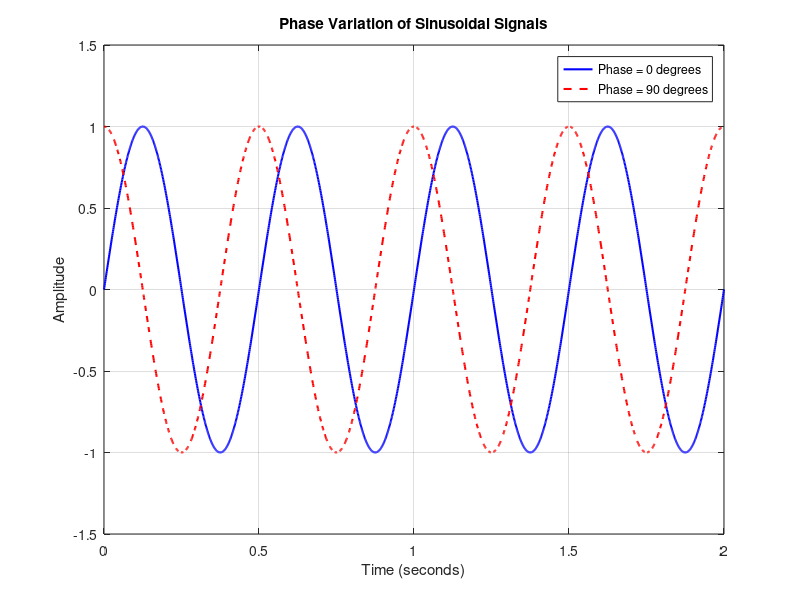

Recreate this plot in MATLAB.
clc;
clear;
close all;

% PROJECT 01 - EXPERIMENT 04: PHASE VARIATION

% 1. Define signal parameters
A = 1;                  % Amplitude
f = 2;                  % Frequency in Hz
Fs = 1000;              % Sampling frequency in Hz
T = 1/Fs;               % Sampling period
t = 0:T:2;              % Time vector (2 seconds)

% 2. Define different phase angles
phi1 = 0;               % Phase = 0 radians
phi2 = pi/2;             % Phase = 90 degrees

% 3. Generate sinusoidal signals
x1 = A*sin(2*pi*f*t + phi1);
x2 = A*sin(2*pi*f*t + phi2);

% 4. Plot both signals
figure;

plot(t, x1, 'b', 'LineWidth', 1.5);
hold on;

plot(t, x2, 'r--', 'LineWidth', 1.5);

% 5. Format the graph
grid on;
xlabel('Time (seconds)');
ylabel('Amplitude');
title('Phase Variation of Sinusoidal Signals');

legend('Phase = 0 degrees', 'Phase = 90 degrees');

% 6. Set axis limits
xlim([0 2]);
ylim([-1.5 1.5]);

% 7. Display signal information
fprintf('PHASE VARIATION EXPERIMENT\n');
fprintf('Amplitude: %g\n', A);
fprintf('Frequency: %g Hz\n', f);
fprintf('Signal 1 Phase: 0 degrees\n');
fprintf('Signal 2 Phase: 90 degrees\n');

% 8. Save the plot
exportgraphics(gcf, 'Results/phase_comparison.png', ...
    'Resolution', 300);
